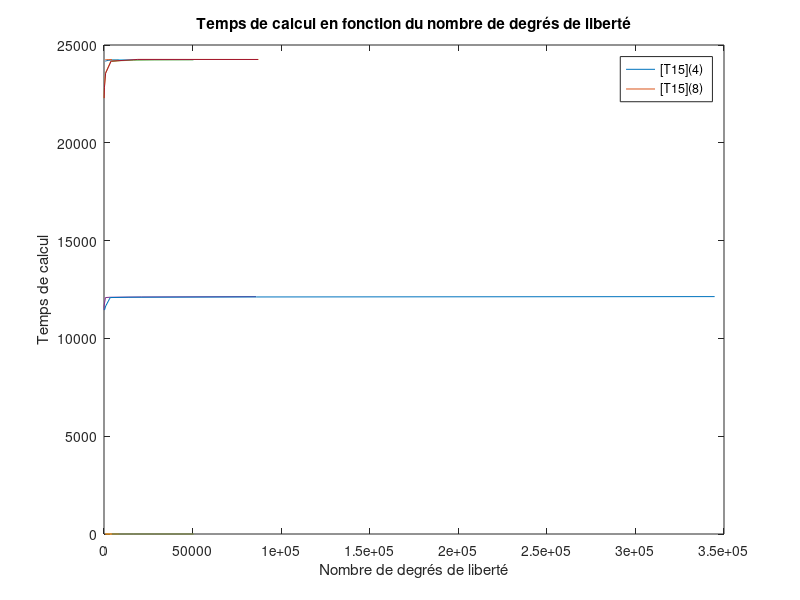

MATLAB code to generate this figure:
%%% ADVANCED
% Abscisses
% 1) Nombre d'éléments
elem_15_4=[720 1260 2760 4680 8360];
elem_15_8=[720 1260 2760 4680 8360];
elem_26_3=[60 220 840 3840 18700  87200];
elem_26_6=[60 22 840 3440 21300 85800];
% 2) Nombre de degrés de liberté
ddl_15_4=[4400 7665 16713 28273 50408];
ddl_15_8=[4481 7771 16867 28467 50657];
ddl_26_3=[76 258 913 4011 19023 87023];
ddl_26_6=[273 957 3507 14063 85951 344715];

% Ordonnées
% 1) Total Potential Energy
tpe_15_4=[24164 24194 24220 24234 24240];
tpe_15_8=[24248 24250 24250 24252 24252];
tpe_26_3=[11142 11422 11780 12087 12131 12130]*2;
tpe_26_6=[11448 11654 12088 12104 12119 12137];
% 2) Temps de calcul
temps_15_4=[0.04 0.06 0.15 0.21 0.4];
temps_15_8=[0.07 0.11 0.33 0.41 0.67];
%temps_26_3=[];
%temps_26_6=[];

%% TPE en fonction du nombre d'éléments
plot(elem_15_4,tpe_15_4)
hold on
plot(elem_15_8,tpe_15_8)
hold on
plot(elem_26_3,tpe_26_3)
hold on
plot(elem_26_6,tpe_26_6)
xlabel('Nombre d''éléments')
ylabel('TPE (J)')
title('TPE en fonction du nombre d''éléments')
legend('[T15](4)','[T15](8)','[T26](3)','[T26](6)','location','best'); 
%% TPE en fonction du nombre de ddl
plot(ddl_15_4,tpe_15_4)
hold on
plot(ddl_15_8,tpe_15_8)
hold on
plot(ddl_26_3,tpe_26_3)
hold on
plot(ddl_26_6,tpe_26_6)
xlabel('Nombre de degrés de liberté')
ylabel('TPE (J)')
title('TPE en fonction du nombre de degrés de liberté')
legend('[T15](4)','[T15](8)','[T26](3)','[T26](6)','location','best');
%% Temps de calcul en fonction du nombre d'éléments
plot(elem_15_4,temps_15_4)
hold on
plot(elem_15_8,temps_15_8)
%hold on
%plot(elem_26_3,temps_26_3)
%hold on
%plot(elem_26_6,temps_26_6)
xlabel('Nombre d''éléments')
ylabel('Temps de calcul (s)')
title('Temps de calcul en fonction du nombre d''éléments')
legend('[T15](4)','[T15](8)','location','best');
%% Temps de calcul en fonction du nombre de ddl
plot(ddl_15_4,temps_15_4)
hold on
plot(ddl_15_8,temps_15_8)
%hold on
%plot(ddl_26_3,temps_26_3)
%hold on
%plot(ddl_26_6,temps_26_6)
xlabel('Nombre de degrés de liberté')
ylabel('Temps de calcul')
title('Temps de calcul en fonction du nombre de degrés de liberté')
legend('[T15](4)','[T15](8)','location','best');
